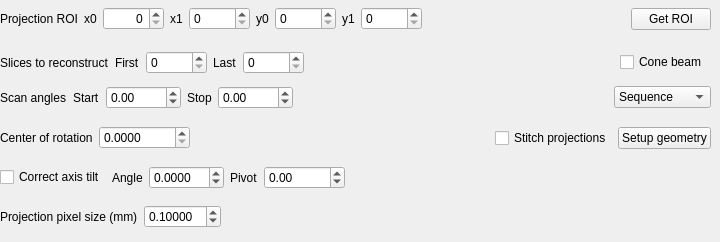
                <widget class="QWidget" name="tab_geometry">
                 <attribute name="title">
                  <string>Geometry</string>
                 </attribute>
                 <widget class="QWidget" name="layoutWidget_2">
                  <property name="geometry">
                   <rect>
                    <x>0</x>
                    <y>40</y>
                    <width>711</width>
                    <height>45</height>
                   </rect>
                  </property>
                  <layout class="QHBoxLayout" name="horizontalLayout_12">
                   <item>
                    <widget class="QLabel" name="label_30">
                     <property name="text">
                      <string>Slices to reconstruct</string>
                     </property>
                    </widget>
                   </item>
                   <item>
                    <layout class="QHBoxLayout" name="slices_layout">
                     <item>
                      <widget class="QLabel" name="label_50">
                       <property name="text">
                        <string>First</string>
                       </property>
                      </widget>
                     </item>
                     <item>
                      <widget class="QSpinBox" name="spinSlicesFirst">
                       <property name="toolTip">
                        <string>This is the first slice to reconstruct</string>
                       </property>
                       <property name="maximum">
                        <number>10000</number>
                       </property>
                      </widget>
                     </item>
                     <item>
                      <widget class="QLabel" name="label_51">
                       <property name="text">
                        <string>Last</string>
                       </property>
                      </widget>
                     </item>
                     <item>
                      <widget class="QSpinBox" name="spinSlicesLast">
                       <property name="toolTip">
                        <string>This is the last slice to reconstruct.</string>
                       </property>
                       <property name="maximum">
                        <number>10000</number>
                       </property>
                      </widget>
                     </item>
                     <item>
                      <spacer name="horizontalSpacer_8">
                       <property name="orientation">
                        <enum>Qt::Horizontal</enum>
                       </property>
                       <property name="sizeHint" stdset="0">
                        <size>
                         <width>40</width>
                         <height>20</height>
                        </size>
                       </property>
                      </spacer>
                     </item>
                    </layout>
                   </item>
                   <item>
                    <widget class="QCheckBox" name="checkCBCT">
                     <property name="text">
                      <string>Cone beam </string>
                     </property>
                    </widget>
                   </item>
                  </layout>
                 </widget>
                 <widget class="QWidget" name="layoutWidget_3">
                  <property name="geometry">
                   <rect>
                    <x>0</x>
                    <y>80</y>
                    <width>711</width>
                    <height>35</height>
                   </rect>
                  </property>
                  <layout class="QHBoxLayout" name="horizontalLayout_19">
                   <item>
                    <widget class="QLabel" name="label_31">
                     <property name="text">
                      <string>Scan angles</string>
                     </property>
                    </widget>
                   </item>
                   <item>
                    <layout class="QHBoxLayout" name="horizontalLayout_20">
                     <item>
                      <widget class="QLabel" name="label_52">
                       <property name="text">
                        <string>Start</string>
                       </property>
                      </widget>
                     </item>
                     <item>
                      <widget class="QDoubleSpinBox" name="dspinAngleStart">
                       <property name="toolTip">
                        <string>First acquisition angle</string>
                       </property>
                       <property name="minimum">
                        <double>-1000.000000000000000</double>
                       </property>
                       <property name="maximum">
                        <double>2000.000000000000000</double>
                       </property>
                      </widget>
                     </item>
                     <item>
                      <widget class="QLabel" name="label_53">
                       <property name="text">
                        <string>Stop</string>
                       </property>
                      </widget>
                     </item>
                     <item>
                      <widget class="QDoubleSpinBox" name="dspinAngleStop">
                       <property name="toolTip">
                        <string>Last acquisition angle</string>
                       </property>
                       <property name="minimum">
                        <double>-1000.000000000000000</double>
                       </property>
                       <property name="maximum">
                        <double>2000.000000000000000</double>
                       </property>
                      </widget>
                     </item>
                    </layout>
                   </item>
                   <item>
                    <spacer name="horizontalSpacer_9">
                     <property name="orientation">
                      <enum>Qt::Horizontal</enum>
                     </property>
                     <property name="sizeHint" stdset="0">
                      <size>
                       <width>40</width>
                       <height>20</height>
                      </size>
                     </property>
                    </spacer>
                   </item>
                   <item>
                    <widget class="QComboBox" name="comboDataSequence">
                     <item>
                      <property name="text">
                       <string>Sequence</string>
                      </property>
                     </item>
                     <item>
                      <property name="text">
                       <string>Golden ratio</string>
                      </property>
                     </item>
                    </widget>
                   </item>
                  </layout>
                 </widget>
                 <widget class="QWidget" name="layoutWidget_4">
                  <property name="geometry">
                   <rect>
                    <x>0</x>
                    <y>120</y>
                    <width>711</width>
                    <height>36</height>
                   </rect>
                  </property>
                  <layout class="QHBoxLayout" name="horizontalLayout_21">
                   <item>
                    <widget class="QLabel" name="label_32">
                     <property name="sizePolicy">
                      <sizepolicy hsizetype="Preferred" vsizetype="Preferred">
                       <horstretch>0</horstretch>
                       <verstretch>0</verstretch>
                      </sizepolicy>
                     </property>
                     <property name="text">
                      <string>Center of rotation</string>
                     </property>
                    </widget>
                   </item>
                   <item>
                    <widget class="QDoubleSpinBox" name="dspinRotationCenter">
                     <property name="toolTip">
                      <string>The acquisition center of rotation on the projection. Postion is given in pixels relative to projection ROI x0. Subpixel values are recommended.</string>
                     </property>
                     <property name="decimals">
                      <number>4</number>
                     </property>
                     <property name="maximum">
                      <double>10000.000000000000000</double>
                     </property>
                     <property name="singleStep">
                      <double>0.100000000000000</double>
                     </property>
                    </widget>
                   </item>
                   <item>
                    <spacer name="horizontalSpacer_10">
                     <property name="orientation">
                      <enum>Qt::Horizontal</enum>
                     </property>
                     <property name="sizeHint" stdset="0">
                      <size>
                       <width>40</width>
                       <height>20</height>
                      </size>
                     </property>
                    </spacer>
                   </item>
                   <item>
                    <widget class="QCheckBox" name="check_stitchprojections">
                     <property name="text">
                      <string>Stitch projections</string>
                     </property>
                    </widget>
                   </item>
                   <item>
                    <widget class="QPushButton" name="buttonConfigGeometry">
                     <property name="sizePolicy">
                      <sizepolicy hsizetype="Fixed" vsizetype="Fixed">
                       <horstretch>0</horstretch>
                       <verstretch>0</verstretch>
                      </sizepolicy>
                     </property>
                     <property name="text">
                      <string>Setup geometry</string>
                     </property>
                    </widget>
                   </item>
                  </layout>
                 </widget>
                 <widget class="QWidget" name="layoutWidget_5">
                  <property name="geometry">
                   <rect>
                    <x>0</x>
                    <y>160</y>
                    <width>711</width>
                    <height>35</height>
                   </rect>
                  </property>
                  <layout class="QHBoxLayout" name="horizontalLayout_7">
                   <item>
                    <widget class="QCheckBox" name="checkCorrectTilt">
                     <property name="sizePolicy">
                      <sizepolicy hsizetype="Maximum" vsizetype="Fixed">
                       <horstretch>0</horstretch>
                       <verstretch>0</verstretch>
                      </sizepolicy>
                     </property>
                     <property name="toolTip">
                      <string>Activates axis tilt</string>
                     </property>
                     <property name="text">
                      <string>Correct axis tilt</string>
                     </property>
                    </widget>
                   </item>
                   <item>
                    <layout class="QHBoxLayout" name="layoutTilt">
                     <item>
                      <widget class="QLabel" name="label_35">
                       <property name="text">
                        <string>Angle</string>
                       </property>
                       <property name="buddy">
                        <cstring>dspinTiltAngle</cstring>
                       </property>
                      </widget>
                     </item>
                     <item>
                      <widget class="QDoubleSpinBox" name="dspinTiltAngle">
                       <property name="toolTip">
                        <string>Tilt angle of the acquistion axis. Can be found using store geometry.</string>
                       </property>
                       <property name="decimals">
                        <number>4</number>
                       </property>
                       <property name="minimum">
                        <double>-10.000000000000000</double>
                       </property>
                       <property name="maximum">
                        <double>10.000000000000000</double>
                       </property>
                       <property name="singleStep">
                        <double>0.100000000000000</double>
                       </property>
                      </widget>
                     </item>
                     <item>
                      <widget class="QLabel" name="label_36">
                       <property name="text">
                        <string>Pivot</string>
                       </property>
                       <property name="buddy">
                        <cstring>dspinTiltPivot</cstring>
                       </property>
                      </widget>
                     </item>
                     <item>
                      <widget class="QDoubleSpinBox" name="dspinTiltPivot">
                       <property name="toolTip">
                        <string>This is the slice where the center of rotation is exact.</string>
                       </property>
                       <property name="minimum">
                        <double>-10000.000000000000000</double>
                       </property>
                       <property name="maximum">
                        <double>10000.000000000000000</double>
                       </property>
                      </widget>
                     </item>
                    </layout>
                   </item>
                   <item>
                    <spacer name="horizontalSpacer">
                     <property name="orientation">
                      <enum>Qt::Horizontal</enum>
                     </property>
                     <property name="sizeHint" stdset="0">
                      <size>
                       <width>40</width>
                       <height>20</height>
                      </size>
                     </property>
                    </spacer>
                   </item>
                  </layout>
                 </widget>
                 <widget class="QWidget" name="layoutWidget_6">
                  <property name="geometry">
                   <rect>
                    <x>0</x>
                    <y>200</y>
                    <width>711</width>
                    <height>33</height>
                   </rect>
                  </property>
                  <layout class="QHBoxLayout" name="horizontalLayout_3">
                   <item>
                    <widget class="QLabel" name="label_37">
                     <property name="text">
                      <string>Projection pixel size (mm)</string>
                     </property>
                     <property name="buddy">
                      <cstring>dspinResolution</cstring>
                     </property>
                    </widget>
                   </item>
                   <item>
                    <widget class="QDoubleSpinBox" name="dspinResolution">
                     <property name="sizePolicy">
                      <sizepolicy hsizetype="Maximum" vsizetype="Fixed">
                       <horstretch>0</horstretch>
                       <verstretch>0</verstretch>
                      </sizepolicy>
                     </property>
                     <property name="toolTip">
                      <string>The size of the pixels is important to obtain the correct attenuation coefficients.</string>
                     </property>
                     <property name="decimals">
                      <number>5</number>
                     </property>
                     <property name="maximum">
                      <double>10.000000000000000</double>
                     </property>
                     <property name="singleStep">
                      <double>0.010000000000000</double>
                     </property>
                     <property name="value">
                      <double>0.100000000000000</double>
                     </property>
                    </widget>
                   </item>
                   <item>
                    <spacer name="horizontalSpacer_4">
                     <property name="orientation">
                      <enum>Qt::Horizontal</enum>
                     </property>
                     <property name="sizeHint" stdset="0">
                      <size>
                       <width>40</width>
                       <height>20</height>
                      </size>
                     </property>
                    </spacer>
                   </item>
                  </layout>
                 </widget>
                 <widget class="QWidget" name="horizontalLayoutWidget">
                  <property name="geometry">
                   <rect>
                    <x>0</x>
                    <y>0</y>
                    <width>711</width>
                    <height>38</height>
                   </rect>
                  </property>
                  <layout class="QHBoxLayout" name="horizontalLayout_2" stretch="0,0,0,0">
                   <item>
                    <widget class="QLabel" name="label_7">
                     <property name="text">
                      <string>Projection ROI</string>
                     </property>
                    </widget>
                   </item>
                   <item>
                    <layout class="QHBoxLayout" name="horizontalLayout_9">
                     <item>
                      <widget class="QLabel" name="label_15">
                       <property name="text">
                        <string>x0</string>
                       </property>
                      </widget>
                     </item>
                     <item>
                      <widget class="QSpinBox" name="spinProjROIx0">
                       <property name="alignment">
                        <set>Qt::AlignRight|Qt::AlignTrailing|Qt::AlignVCenter</set>
                       </property>
                       <property name="maximum">
                        <number>10000</number>
                       </property>
                      </widget>
                     </item>
                     <item>
                      <widget class="QLabel" name="label_25">
                       <property name="text">
                        <string>x1</string>
                       </property>
                      </widget>
                     </item>
                     <item>
                      <widget class="QSpinBox" name="spinProjROIx1">
                       <property name="maximum">
                        <number>10000</number>
                       </property>
                      </widget>
                     </item>
                     <item>
                      <widget class="QLabel" name="label_26">
                       <property name="text">
                        <string>y0</string>
                       </property>
                      </widget>
                     </item>
                     <item>
                      <widget class="QSpinBox" name="spinProjROIy0">
                       <property name="maximum">
                        <number>10000</number>
                       </property>
                      </widget>
                     </item>
                     <item>
                      <widget class="QLabel" name="label_27">
                       <property name="text">
                        <string>y1</string>
                       </property>
                      </widget>
                     </item>
                     <item>
                      <widget class="QSpinBox" name="spinProjROIy1">
                       <property name="maximum">
                        <number>10000</number>
                       </property>
                      </widget>
                     </item>
                    </layout>
                   </item>
                   <item>
                    <spacer name="horizontalSpacer_2">
                     <property name="orientation">
                      <enum>Qt::Horizontal</enum>
                     </property>
                     <property name="sizeHint" stdset="0">
                      <size>
                       <width>10</width>
                       <height>20</height>
                      </size>
                     </property>
                    </spacer>
                   </item>
                   <item>
                    <widget class="QPushButton" name="buttonGetReconROI">
                     <property name="text">
                      <string>Get ROI</string>
                     </property>
                    </widget>
                   </item>
                  </layout>
                 </widget>
                </widget>
